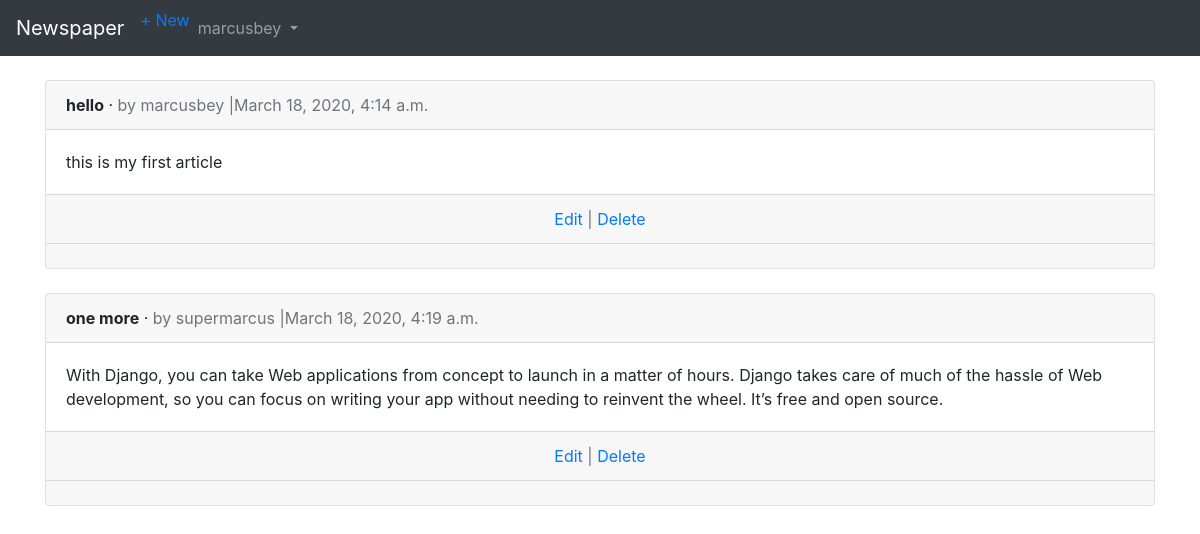
The page /articles/ (signed in) on the database its author committed.
### users/models.py (models this page shows)
class CustomUser(AbstractUser):
	age = models.PositiveIntegerField(null=True, blank=True)

### articles/models.py (models this page shows, shortened)
class Article(models.Model):
	title = models.CharField(max_length=255)
	body = models.TextField()
	date = models.DateTimeField(auto_now_add=True)
	author = models.ForeignKey(get_user_model(), on_delete=models.CASCADE, related_name='comments',)

### articles/views.py (the view)
# urls.py: path('', ArticleListView.as_view(), name='article_list'),
class ArticleListView(LoginRequiredMixin, ListView):
	model = Article
	template_name = 'article_list.html'
	login_url = 'login'

### templates/article_list.html (shortened to what this page needs)
{% extends 'base.html' %}
{% block content %}
{% for article in object_list %}
<div class="card">
	<div class="card-header">
		<span class="font-weight-bold">{{ article.title }}</span>
		&middot;
		<span class="text-muted">by {{ article.author }} |{{ article.date }}</span>
	</div>
	<div class="card-body">{{ article.body }} </div>
	<div class="card-footer text-center text-muted">
	<a href="{% url 'article_edit' article.pk %}">Edit</a> | <a href="{% url 'article_delete' article.pk %}">Delete</a>
	</div>
	<div class="card-footer">
	</div>
</div>
<br />
{% endfor %}
{% endblock content %}

### templates/base.html (shortened to what this page needs)
<!doctype html>
<html lang="en">
	<head>
		<link rel="stylesheet" href="https://stackpath.bootstrapcdn.com/bootstrap/4.1.3/css/\bootstrap.min.css"crossorigin="anonymous">
	</head>
<body>
	<nav class="navbar navbar-expand-md navbar-dark bg-dark mb-4">
		<a class="navbar-brand" href="{% url 'home' %}">Newspaper</a>
		<div class="collapse navbar-collapse" id="navbarCollapse">
			{% if user.is_authenticated %}
			<ul class="navbar-nav mr-auto">
				<li class="nav-item"><a href="{% url 'article_new' %}">+ New</a></li>
				<li class="nav-item">
					<a class="nav-link dropdown-toggle" href="#" id="userMenu"
					data-toggle="dropdown" aria-haspopup="true" aria-expanded="false">
					{{ user.username }}
					</a>
				</li>
			</ul>
			{% else %}
				<form class="form-inline ml-auto">
				<a href="{% url 'login' %}" class="btn btn-outline-secondary"> Log In</a>
				<a href="{% url 'signup' %}" class="btn btn-primary ml-2">
				Sign up</a>
				</form>
			{% endif %}
		</div>
	</nav>
	<div class="container">
	  {% block content %}
	{% endblock content %}
	</div>
</body>
</html>

### rows shown on the page
CustomUser: username "marcusbey"
Article: title "hello", author "marcusbey", date "March 18, 2020, 4:14 a.m.", body "this is my first article"
Article: title "one more", author "supermarcus", date "March 18, 2020, 4:19 a.m.", body "With Django, you can take Web applications from concept to launch in a matter of hours. Django takes care of much of the hassle of Web development, so you can focus on writing your app without needing to reinvent the wheel. It’s free and open source."
